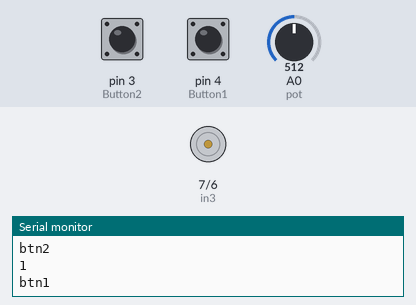
Bench run of a sketch on a simulated Arduino Uno, built with avr-gcc and run on an emulated ATmega328P. Shown: motor-driver pin pairs drawn as motors (green arrow = first pin HIGH = forward, orange = second pin HIGH = backward, longer = more drive, scaled by the enable pin), the last lines printed to the serial monitor. The test bench sets the inputs (shaded band); at power-on: pin 4 (Button1) HIGH, pin 3 (Button2) HIGH, A0 (pot) = 512.

Above: at 1.2 s.
1.3 s: pin 4 (Button1) pulled LOW for 1 s
At 1.72 s:
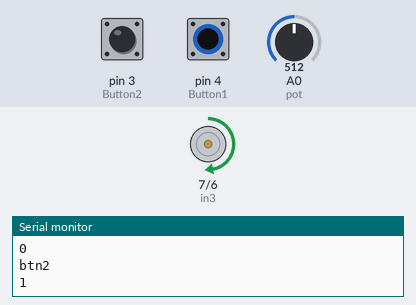
3.9 s: pin 4 (Button1) pulled LOW for 0.15 s
At 5.0 s:
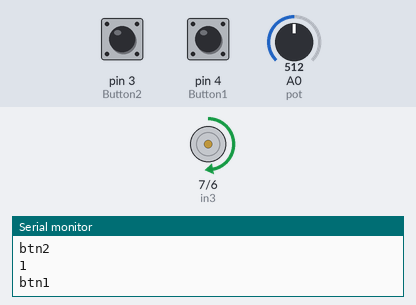
5.6 s: pin 3 (Button2) pulled LOW for 3.2 s
At 6.0 s:
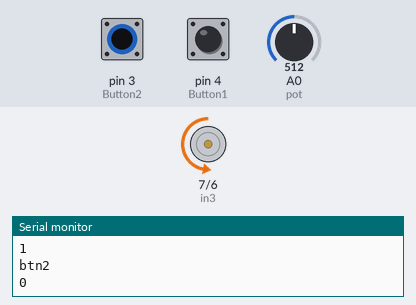
10.3 s: A0 (pot) set to 716
At 10.6 s:
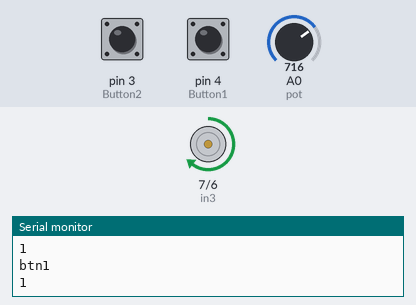
11.8 s: pin 3 (Button2) pulled LOW for 0.15 s
At 12.7 s:
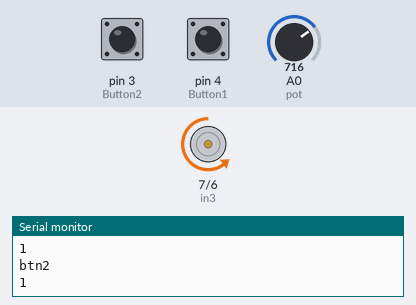
13.5 s: A0 (pot) set to 900
At 14.5 s:
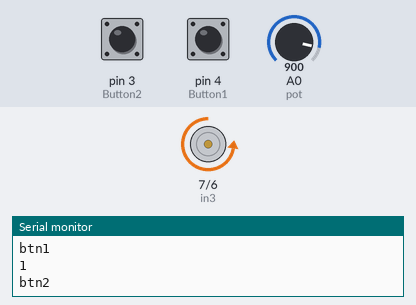
Timing chart, 0 to 16.0 s (numbered marks = the images above; inputs shaded):
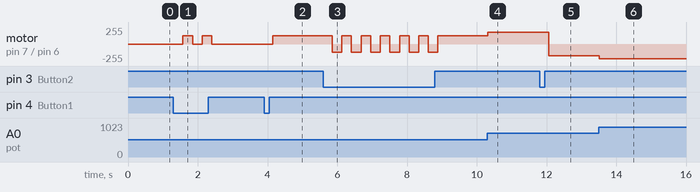

The sketch:

Khoirul_FIkri_Source_Code_Tugas3__S1_Teknik_Komputer.ino
```cpp
#define Button1 4
#define Button2 3
#define pot A0

//Motor 1(atas)
const int PWM1 = 5;
const int in4 = 6;
const int in3 = 7;

int powerOn = 0;
int isMaju = 1;

void setup()
{
  pinMode(PWM1, OUTPUT);
  pinMode(in4, OUTPUT);
  pinMode(in3, OUTPUT);

  pinMode(Button1, INPUT_PULLUP);
  pinMode(Button2, INPUT_PULLUP);
  Serial.begin(9600);


  berhenti();

}

void maju(int kecepatan){

 digitalWrite(in4, LOW);
 digitalWrite(in3, HIGH);
 analogWrite(PWM1, kecepatan);
 delay(25);

}
void mundur(int kecepatan){
 digitalWrite(in4, HIGH);
 digitalWrite(in3, LOW);
 analogWrite(PWM1, kecepatan);
 delay(25);

}
void berhenti(){

 digitalWrite(in4, LOW);
 digitalWrite(in3, LOW);
 analogWrite(PWM1, 0);
 delay(25);


}
void loop(){
  Serial.println("btn1");Serial.println(digitalRead(Button1));
  Serial.println("btn2");Serial.println(digitalRead(Button2));
  if(digitalRead(Button1)== LOW){
    powerOn = !powerOn;
    delay(250);
  }

  if(powerOn && digitalRead(Button2)== LOW){
    isMaju = !isMaju;
    delay(250);
  }
   int speed = map(analogRead(pot), 0, 1023, 0, 255);

  if(!powerOn){
    berhenti();
  }else if(isMaju == 1){
    maju(speed);
  }else{
    mundur(speed);
  }
}
```

Measured:
- after the input at 1.3 s, motor on pin 7 (in3) / pin 6 (in4): alternates forward 127/255 for 0.28 s and stopped for 0.28 s, 4 changes in all, then stays stopped, starting after 0.28 s
- after the input at 3.9 s, motor on pin 7 (in3) / pin 6 (in4): stopped → forward 127/255 after 0.25 s
- after the input at 5.6 s, motor on pin 7 (in3) / pin 6 (in4): alternates forward 127/255 for 0.28 s and backward 127/255 for 0.28 s, 12 changes in all, then stays forward 127/255, starting after 0.26 s
- after the input at 10.3 s, motor on pin 7 (in3) / pin 6 (in4): forward 127/255 → forward 178/255 at once
- after the input at 11.8 s, motor on pin 7 (in3) / pin 6 (in4): forward 178/255 → backward 178/255 after 0.27 s
- after the input at 13.5 s, motor on pin 7 (in3) / pin 6 (in4): backward 178/255 → backward 224/255 at once
